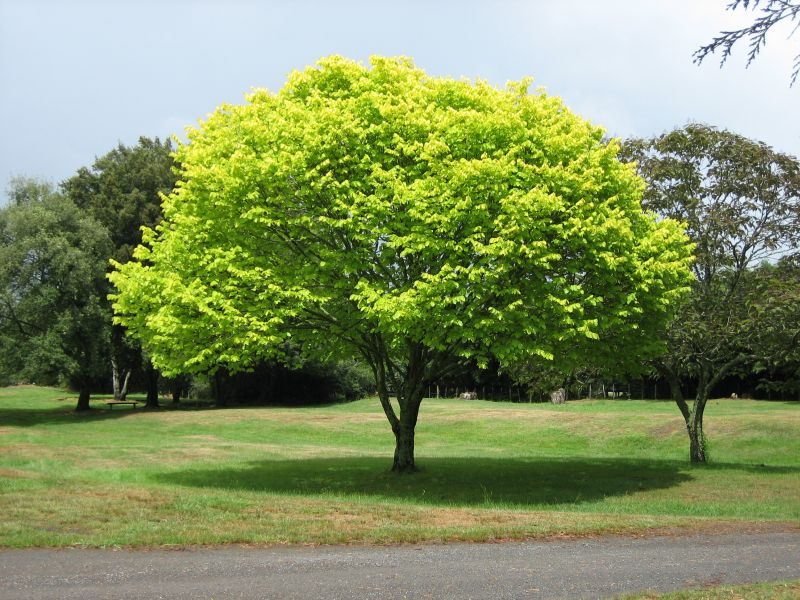
#> input picture week1/tree.jpg, 800 x 600 px
$ jupyter execute wednesday.ipynb
#> lines starting #> are read from the running program, lines starting #| are printed output that depends on the picture
# 1. OpenCv

[cell 1]
import cv2

[cell 2]
#Read an image
img = cv2.imread('tree.jpg', 1)
#> img is the input picture: shape (600, 800, 3); mean B, G, R 97.5, 146.3, 131.4

#show the image
cv2.imshow('Image', img)

#wait and close window
cv2.waitKey()
cv2.destroyAllWindows()

# 2. Matplotlib

[cell 3]
import matplotlib.pyplot as plt

[cell 4]
plt.plot([1, 2, 3, 4])
plt.show()
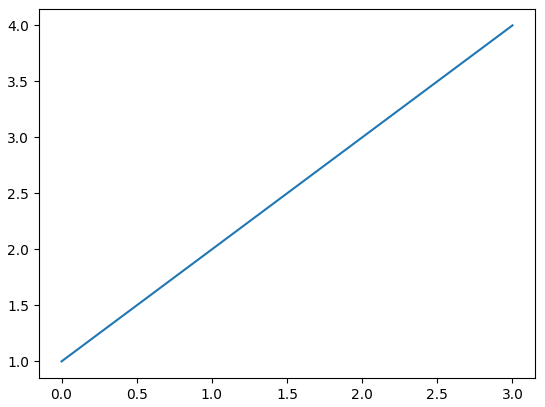
#> figure drawn by matplotlib, 1 panel
